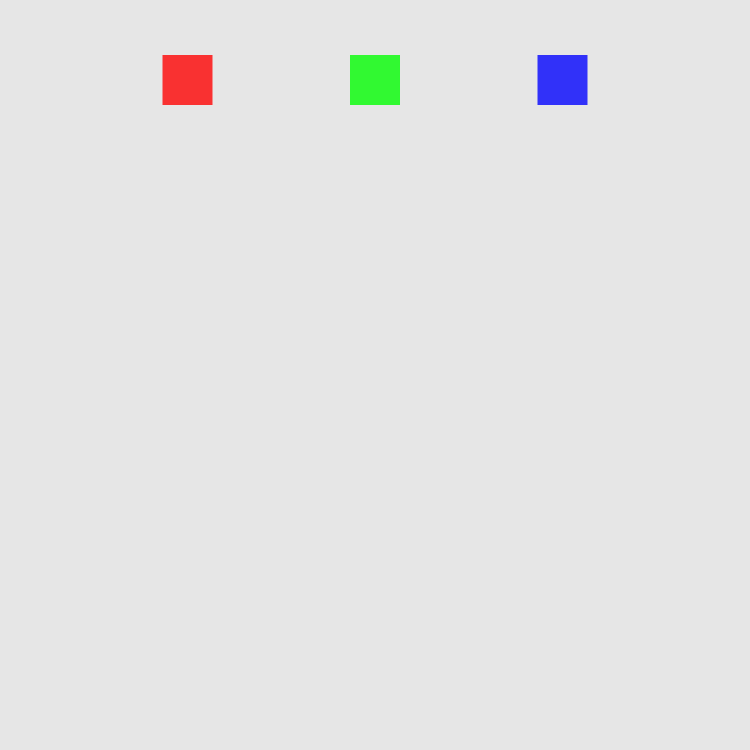
Frame 1 (no input)
Frame 2 (the mouse pressed at the canvas centre, redrawn once): identical to frame 1, image omitted

The p5.js sketch that drew this single still picture (run headless with seeded random() and noise() and a simulated clock; the mouse was pressed at the canvas centre and the sketch redrawn once):

// p5.js sketch
// ── sketch.js
let inp_m;
let r_n=0, b_n=0, g_n=0
function setup() {
  createCanvas(750, 750);
  background(230);
  create_rec();
  inp_m=createInput('division per side',[int]);
  inp_m.position(width+2, height/2);
  let do_enter=createButton("ENTER");
  do_enter.position(inp_m.x+inp_m.width+1, inp_m.y+0.4);
  do_enter.mousePressed(do_grid);
  // let inp=createInput('division per side');
  // inp.position(width+10, height/2);
  // let n=int(inp.value());
  // inp.changed(do_grid(n));
  noLoop();
}

function create_rec(){
  noStroke();
  let pt=float(width)/4;
  let alpha=200;
  fill(255,0,0,alpha);
  rectMode(CENTER);
  square(pt*1,80,50);

  fill(0,255,0,alpha);
  square(pt*2,80,50);
  fill(0,0,255,alpha);
  square(pt*3,80,50);
  
}

function do_grid(){
  let n=int(inp_m.value());
  console.log(n);
  background(230);
  create_rec();
  let grid= new create_grid((width-500)/2, 200, 500, n);
  grid.create(0,0,0,255,1);
}


function draw() {
}



class create_grid{
  constructor(x, y, side, n){
    this.x=x;
    this.y=y;
    this.side=side;
    this.n=n;
  }
  create(r, g, b, alpha, str_wt){
    noFill();
    stroke(r,g,b,alpha);
    strokeWeight(str_wt);
    let each=float(this.side)/this.n;
    for(let i=0; i<this.n; i++)
      for(let j=0; j<this.n; j++)
        square(this.x+(j*each), this.y+(i*each), each);
  }
}
